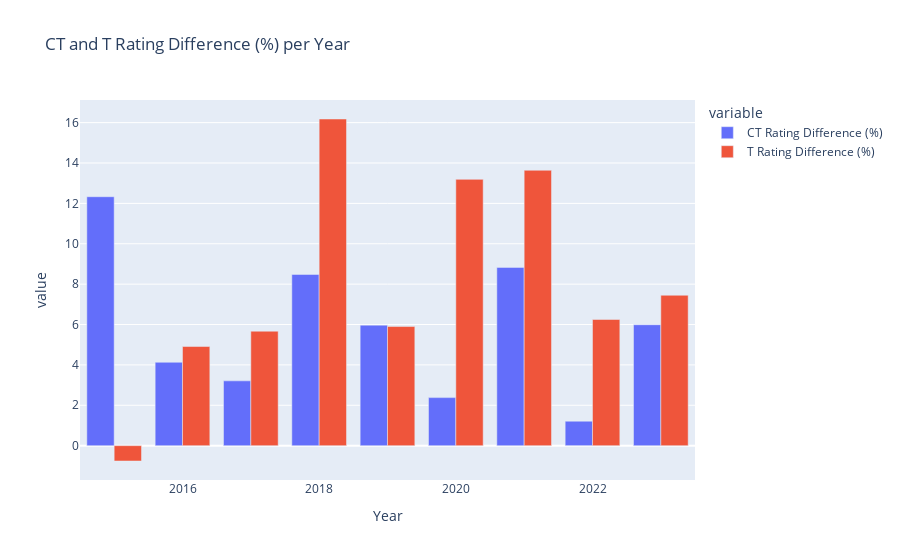

Notebook code cell kept with this figure:
### Code cell
# Top 1 of the year Rating compared (for each side) to the rest of the top 5
df = pd.read_csv('files/dataframe.csv')

unique_years = df['Year'].unique()

# Create a list to store dictionaries for each year
top_players_comparison = []

# Iterate over each unique year
for year in unique_years:
    df_year = df[df['Year'] == year]
    player = df_year.iloc[0]
    
    # Get the average CT Rating and T Rating for the current year
    avg_ct_rating = df_year['CT Rating'].iloc[1:6].mean()
    avg_t_rating = df_year['T Rating'].iloc[1:6].mean()
    
    # Calculate the percentage difference between the top player's rating and the average rating for each side
    ct_rating_diff = ((player['CT Rating'] - avg_ct_rating) / avg_ct_rating) * 100 if avg_ct_rating != 0 else 0
    t_rating_diff = ((player['T Rating'] - avg_t_rating) / avg_t_rating) * 100 if avg_t_rating != 0 else 0

    # Create a dictionary for the current year's comparison
    year_comparison = {
        'Year': year,
        'Player': player['Name'],
        'Player CT Rating': player['CT Rating'],
        'Player T Rating': player['T Rating'],
        'Avg CT Rating': avg_ct_rating,
        'Avg T Rating': avg_t_rating,
        'CT Rating Difference (%)': round(ct_rating_diff, 2),
        'T Rating Difference (%)': round(t_rating_diff, 2)
    }

    top_players_comparison.append(year_comparison)

# Convert the list of dictionaries to a DataFrame
top_players_comparison_df = pd.DataFrame(top_players_comparison)

fig = px.bar(top_players_comparison_df, x='Year', y=['CT Rating Difference (%)', 'T Rating Difference (%)'], 
             title='CT and T Rating Difference (%) per Year', barmode='group')

fig.update_layout(yaxis2=dict(title='T Rating Difference (%)', overlaying='y', side='right'))
fig.update_traces(hovertemplate=top_players_comparison_df['Player'] )

fig.show()

### Figure 1 — Plotly figure (JSON) as saved in the notebook; plotly's stock layout.template omitted (floating-point values rounded to 4 significant figures)
{"data": [{"alignmentgroup": "True", "hovertemplate": ["GuardiaN", "coldzera", "NiKo", "s1mple", "s1mple", "ZywOo", "s1mple", "sh1ro", "ZywOo"], "legendgroup": "CT Rating Difference (%)", "marker": {"color": "#636efa", "pattern": {"shape": ""}}, "name": "CT Rating Difference (%)", "offsetgroup": "CT Rating Difference (%)", "orientation": "v", "showlegend": true, "textposition": "auto", "type": "bar", "x": [2015, 2016, 2017, 2018, 2019, 2020, 2021, 2022, 2023], "xaxis": "x", "y": [12.33, 4.13, 3.21, 8.48, 5.97, 2.38, 8.83, 1.21, 5.99], "yaxis": "y"}, {"alignmentgroup": "True", "hovertemplate": ["GuardiaN", "coldzera", "NiKo", "s1mple", "s1mple", "ZywOo", "s1mple", "sh1ro", "ZywOo"], "legendgroup": "T Rating Difference (%)", "marker": {"color": "#EF553B", "pattern": {"shape": ""}}, "name": "T Rating Difference (%)", "offsetgroup": "T Rating Difference (%)", "orientation": "v", "showlegend": true, "textposition": "auto", "type": "bar", "x": [2015, 2016, 2017, 2018, 2019, 2020, 2021, 2022, 2023], "xaxis": "x", "y": [-0.76, 4.91, 5.67, 16.18, 5.9, 13.19, 13.64, 6.25, 7.45], "yaxis": "y"}], "layout": {"autosize": true, "barmode": "group", "legend": {"title": {"text": "variable"}, "tracegroupgap": 0}, "title": {"text": "CT and T Rating Difference (%) per Year"}, "xaxis": {"anchor": "y", "autorange": true, "domain": [0, 1], "range": [2014.0, 2024.0], "title": {"text": "Year"}, "type": "linear"}, "yaxis": {"anchor": "x", "autorange": true, "domain": [0, 1], "range": [-1.701, 17.12], "title": {"text": "value"}, "type": "linear"}, "yaxis2": {"overlaying": "y", "side": "right", "title": {"text": "T Rating Difference (%)"}}}}
